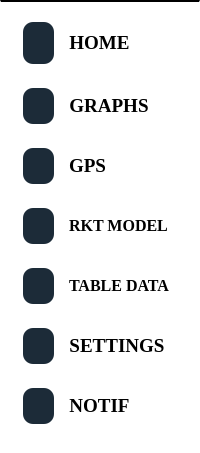
        <widget class="QFrame" name="side_panel_2">
         <property name="maximumSize">
          <size>
           <width>16777215</width>
           <height>16777215</height>
          </size>
         </property>
         <property name="styleSheet">
          <string notr="true">background: transparent;
border-top: 2px solid black;</string>
         </property>
         <property name="frameShape">
          <enum>QFrame::StyledPanel</enum>
         </property>
         <property name="frameShadow">
          <enum>QFrame::Raised</enum>
         </property>
         <layout class="QVBoxLayout" name="verticalLayout_6">
          <property name="leftMargin">
           <number>0</number>
          </property>
          <property name="rightMargin">
           <number>0</number>
          </property>
          <property name="bottomMargin">
           <number>19</number>
          </property>
          <item>
           <widget class="QFrame" name="home_button_frame">
            <property name="styleSheet">
             <string notr="true">QFrame {
    background-color: transparent;
    border: none;
}

QFrame:hover {
    background: white;
	border-top: 2px solid black;
    border-top-left-radius: 25px;
    border-bottom-left-radius: 25px;
    border-left: 2px solid black;
    border-bottom: 2px solid black;
}
</string>
            </property>
            <property name="frameShape">
             <enum>QFrame::StyledPanel</enum>
            </property>
            <property name="frameShadow">
             <enum>QFrame::Raised</enum>
            </property>
            <layout class="QHBoxLayout" name="horizontalLayout_5" stretch="0,1">
             <property name="spacing">
              <number>15</number>
             </property>
             <property name="leftMargin">
              <number>22</number>
             </property>
             <property name="topMargin">
              <number>9</number>
             </property>
             <property name="rightMargin">
              <number>0</number>
             </property>
             <property name="bottomMargin">
              <number>9</number>
             </property>
             <item alignment="Qt::AlignHCenter">
              <widget class="QLabel" name="home_icon">
               <property name="minimumSize">
                <size>
                 <width>31</width>
                 <height>36</height>
                </size>
               </property>
               <property name="styleSheet">
                <string notr="true">background:#1c2b38;
border: 0px solid;
border-radius:10px;
</string>
               </property>
               <property name="text">
                <string/>
               </property>
               <property name="pixmap">
                <pixmap>Image_resources/side_panel/Home.png</pixmap>
               </property>
               <property name="alignment">
                <set>Qt::AlignCenter</set>
               </property>
              </widget>
             </item>
             <item alignment="Qt::AlignLeft">
              <widget class="QPushButton" name="home_button">
               <property name="sizePolicy">
                <sizepolicy hsizetype="Minimum" vsizetype="Fixed">
                 <horstretch>0</horstretch>
                 <verstretch>0</verstretch>
                </sizepolicy>
               </property>
               <property name="minimumSize">
                <size>
                 <width>0</width>
                 <height>42</height>
                </size>
               </property>
               <property name="font">
                <font>
                 <family>Times New Roman</family>
                 <pointsize>14</pointsize>
                 <weight>75</weight>
                 <bold>true</bold>
                </font>
               </property>
               <property name="styleSheet">
                <string notr="true">background:transparent;
border: 0px solid;
</string>
               </property>
               <property name="text">
                <string>HOME</string>
               </property>
               <property name="default">
                <bool>false</bool>
               </property>
               <property name="flat">
                <bool>false</bool>
               </property>
              </widget>
             </item>
            </layout>
           </widget>
          </item>
          <item>
           <widget class="QFrame" name="GPS_button_frame">
            <property name="styleSheet">
             <string notr="true">QFrame {
    background-color: transparent;
    border: none;
}

QFrame:hover {
    background: white;
	border-top: 2px solid black;
    border-top-left-radius: 25px;
    border-bottom-left-radius: 25px;
    border-left: 2px solid black;
    border-bottom: 2px solid black;
}

QFrame:pressed {
    background: white;
    border-top-left-radius: 25px;
    border-bottom-left-radius: 25px;
    border-left: 2px solid black;
    border-bottom: 2px solid black;
}</string>
            </property>
            <property name="frameShape">
             <enum>QFrame::StyledPanel</enum>
            </property>
            <property name="frameShadow">
             <enum>QFrame::Raised</enum>
            </property>
            <layout class="QHBoxLayout" name="horizontalLayout_6" stretch="0,1">
             <property name="spacing">
              <number>15</number>
             </property>
             <property name="leftMargin">
              <number>22</number>
             </property>
             <property name="rightMargin">
              <number>0</number>
             </property>
             <item>
              <widget class="QLabel" name="graphs_icon_2">
               <property name="minimumSize">
                <size>
                 <width>31</width>
                 <height>36</height>
                </size>
               </property>
               <property name="styleSheet">
                <string notr="true">background:#1c2b38;
border: 0px solid;
border-radius:10px;
</string>
               </property>
               <property name="text">
                <string/>
               </property>
               <property name="pixmap">
                <pixmap>Image_resources/side_panel/Graph.png</pixmap>
               </property>
               <property name="alignment">
                <set>Qt::AlignCenter</set>
               </property>
              </widget>
             </item>
             <item alignment="Qt::AlignLeft">
              <widget class="QPushButton" name="GPS_button">
               <property name="font">
                <font>
                 <family>Times New Roman</family>
                 <pointsize>14</pointsize>
                 <weight>75</weight>
                 <bold>true</bold>
                </font>
               </property>
               <property name="styleSheet">
                <string notr="true">background: transparent;
border: 0px solid;</string>
               </property>
               <property name="text">
                <string>GRAPHS</string>
               </property>
              </widget>
             </item>
            </layout>
           </widget>
          </item>
          <item>
           <widget class="QFrame" name="graphs_button_frame">
            <property name="styleSheet">
             <string notr="true">QFrame {
    background-color: transparent;
    border: none;
}

QFrame:hover {
    background: white;
	border-top: 2px solid black;
    border-top-left-radius: 25px;
    border-bottom-left-radius: 25px;
    border-left: 2px solid black;
    border-bottom: 2px solid black;
}

QFrame:pressed {
    background: white;
    border-top-left-radius: 25px;
    border-bottom-left-radius: 25px;
    border-left: 2px solid black;
    border-bottom: 2px solid black;
}</string>
            </property>
            <property name="frameShape">
             <enum>QFrame::StyledPanel</enum>
            </property>
            <property name="frameShadow">
             <enum>QFrame::Raised</enum>
            </property>
            <layout class="QHBoxLayout" name="horizontalLayout_4" stretch="0,1">
             <property name="spacing">
              <number>15</number>
             </property>
             <property name="leftMargin">
              <number>22</number>
             </property>
             <property name="rightMargin">
              <number>0</number>
             </property>
             <item>
              <widget class="QLabel" name="gps_icon_2">
               <property name="minimumSize">
                <size>
                 <width>31</width>
                 <height>36</height>
                </size>
               </property>
               <property name="maximumSize">
                <size>
                 <width>16777215</width>
                 <height>16777215</height>
                </size>
               </property>
               <property name="styleSheet">
                <string notr="true">background:#1c2b38;
border: 0px solid;
border-radius:10px;
</string>
               </property>
               <property name="text">
                <string/>
               </property>
               <property name="pixmap">
                <pixmap>Image_resources/side_panel/Waypoint Map.png</pixmap>
               </property>
               <property name="alignment">
                <set>Qt::AlignCenter</set>
               </property>
              </widget>
             </item>
             <item alignment="Qt::AlignLeft">
              <widget class="QPushButton" name="graphs_button">
               <property name="font">
                <font>
                 <family>Times New Roman</family>
                 <pointsize>14</pointsize>
                 <weight>75</weight>
                 <bold>true</bold>
                </font>
               </property>
               <property name="styleSheet">
                <string notr="true">background: transparent;
border: 0px solid;</string>
               </property>
               <property name="text">
                <string>GPS</string>
               </property>
              </widget>
             </item>
            </layout>
           </widget>
          </item>
          <item>
           <widget class="QFrame" name="RKTmodel_button_frame">
            <property name="styleSheet">
             <string notr="true">QFrame {
    background-color: transparent;
    border: none;
}

QFrame:hover {
    background: white;
	border-top: 2px solid black;
    border-top-left-radius: 25px;
    border-bottom-left-radius: 25px;
    border-left: 2px solid black;
    border-bottom: 2px solid black;
}

QFrame:pressed {
    background: white;
    border-top-left-radius: 25px;
    border-bottom-left-radius: 25px;
    border-left: 2px solid black;
    border-bottom: 2px solid black;
}</string>
            </property>
            <property name="frameShape">
             <enum>QFrame::StyledPanel</enum>
            </property>
            <property name="frameShadow">
             <enum>QFrame::Raised</enum>
            </property>
            <layout class="QHBoxLayout" name="horizontalLayout_7" stretch="0,1">
             <property name="spacing">
              <number>15</number>
             </property>
             <property name="leftMargin">
              <number>22</number>
             </property>
             <property name="rightMargin">
              <number>6</number>
             </property>
             <item>
              <widget class="QLabel" name="rkt_model_icon">
               <property name="minimumSize">
                <size>
                 <width>31</width>
                 <height>36</height>
                </size>
               </property>
               <property name="styleSheet">
                <string notr="true">background:#1c2b38;
border: 0px solid;
border-radius:10px;
</string>
               </property>
               <property name="text">
                <string/>
               </property>
               <property name="pixmap">
                <pixmap>Image_resources/side_panel/Vector.png</pixmap>
               </property>
               <property name="alignment">
                <set>Qt::AlignCenter</set>
               </property>
              </widget>
             </item>
             <item alignment="Qt::AlignLeft">
              <widget class="QPushButton" name="rkt_model_button">
               <property name="font">
                <font>
                 <family>Times New Roman</family>
                 <pointsize>12</pointsize>
                 <weight>75</weight>
                 <bold>true</bold>
                </font>
               </property>
               <property name="styleSheet">
                <string notr="true">background: transparent;
border: 0px solid;
</string>
               </property>
               <property name="text">
                <string>RKT MODEL</string>
               </property>
              </widget>
             </item>
            </layout>
           </widget>
          </item>
          <item>
           <widget class="QFrame" name="tabledata_button_frame">
            <property name="styleSheet">
             <string notr="true">QFrame {
    background-color: transparent;
    border: none;
}

QFrame:hover {
    background: white;
	border-top: 2px solid black;
    border-top-left-radius: 25px;
    border-bottom-left-radius: 25px;
    border-left: 2px solid black;
    border-bottom: 2px solid black;
}

QFrame:pressed {
    background: white;
    border-top-left-radius: 25px;
    border-bottom-left-radius: 25px;
    border-left: 2px solid black;
    border-bottom: 2px solid black;
}</string>
            </property>
            <property name="frameShape">
             <enum>QFrame::StyledPanel</enum>
            </property>
            <property name="frameShadow">
             <enum>QFrame::Raised</enum>
            </property>
            <layout class="QHBoxLayout" name="horizontalLayout_8" stretch="0,1">
             <property name="spacing">
              <number>15</number>
             </property>
             <property name="leftMargin">
              <number>22</number>
             </property>
             <property name="rightMargin">
              <number>9</number>
             </property>
             <item>
              <widget class="QLabel" name="tabledata_icon">
               <property name="minimumSize">
                <size>
                 <width>31</width>
                 <height>36</height>
                </size>
               </property>
               <property name="styleSheet">
                <string notr="true">background:#1c2b38;
border: 0px solid;
border-radius:10px;
</string>
               </property>
               <property name="text">
                <string/>
               </property>
               <property name="pixmap">
                <pixmap>Image_resources/side_panel/Icon.png</pixmap>
               </property>
               <property name="alignment">
                <set>Qt::AlignCenter</set>
               </property>
              </widget>
             </item>
             <item alignment="Qt::AlignLeft">
              <widget class="QPushButton" name="tabledata_button">
               <property name="minimumSize">
                <size>
                 <width>0</width>
                 <height>0</height>
                </size>
               </property>
               <property name="font">
                <font>
                 <family>Times New Roman</family>
                 <pointsize>12</pointsize>
                 <weight>75</weight>
                 <bold>true</bold>
                </font>
               </property>
               <property name="styleSheet">
                <string notr="true">background: transparent;
border: 0px solid;</string>
               </property>
               <property name="text">
                <string>TABLE DATA</string>
               </property>
              </widget>
             </item>
            </layout>
           </widget>
          </item>
          <item>
           <widget class="QFrame" name="settings_button_frame">
            <property name="styleSheet">
             <string notr="true">QFrame {
    background-color: transparent;
    border: none;
}

QFrame:hover {
    background: white;
	border-top: 2px solid black;
    border-top-left-radius: 25px;
    border-bottom-left-radius: 25px;
    border-left: 2px solid black;
    border-bottom: 2px solid black;
}

QFrame:pressed {
    background: white;
    border-top-left-radius: 25px;
    border-bottom-left-radius: 25px;
    border-left: 2px solid black;
    border-bottom: 2px solid black;
}</string>
            </property>
            <property name="frameShape">
             <enum>QFrame::StyledPanel</enum>
            </property>
            <property name="frameShadow">
             <enum>QFrame::Raised</enum>
            </property>
            <layout class="QHBoxLayout" name="horizontalLayout_9" stretch="0,1">
             <property name="spacing">
              <number>15</number>
             </property>
             <property name="leftMargin">
              <number>22</number>
             </property>
             <item>
              <widget class="QLabel" name="settings_icon">
               <property name="minimumSize">
                <size>
                 <width>31</width>
                 <height>36</height>
                </size>
               </property>
               <property name="styleSheet">
                <string notr="true">background:#1c2b38;
border: 0px solid;
border-radius:10px;
</string>
               </property>
               <property name="text">
                <string/>
               </property>
               <property name="pixmap">
                <pixmap>Image_resources/side_panel/settings.png</pixmap>
               </property>
               <property name="alignment">
                <set>Qt::AlignCenter</set>
               </property>
              </widget>
             </item>
             <item alignment="Qt::AlignLeft">
              <widget class="QPushButton" name="settings_button">
               <property name="font">
                <font>
                 <family>Times New Roman</family>
                 <pointsize>14</pointsize>
                 <weight>75</weight>
                 <bold>true</bold>
                </font>
               </property>
               <property name="styleSheet">
                <string notr="true">background: transparent;
border: 0px solid;</string>
               </property>
               <property name="text">
                <string>SETTINGS</string>
               </property>
              </widget>
             </item>
            </layout>
           </widget>
          </item>
          <item>
           <widget class="QFrame" name="notif_button_frame">
            <property name="styleSheet">
             <string notr="true">QFrame {
    background-color: transparent;
    border: none;
}

QFrame:hover {
    background: white;
	border-top: 2px solid black;
    border-top-left-radius: 25px;
    border-bottom-left-radius: 25px;
    border-left: 2px solid black;
    border-bottom: 2px solid black;
}

QFrame:pressed {
    background: white;
    border-top-left-radius: 25px;
    border-bottom-left-radius: 25px;
    border-left: 2px solid black;
    border-bottom: 2px solid black;
}</string>
            </property>
            <property name="frameShape">
             <enum>QFrame::StyledPanel</enum>
            </property>
            <property name="frameShadow">
             <enum>QFrame::Raised</enum>
            </property>
            <layout class="QHBoxLayout" name="horizontalLayout_10" stretch="0,1">
             <property name="spacing">
              <number>15</number>
             </property>
             <property name="leftMargin">
              <number>22</number>
             </property>
             <property name="rightMargin">
              <number>0</number>
             </property>
             <item>
              <widget class="QLabel" name="notif_icon">
               <property name="minimumSize">
                <size>
                 <width>31</width>
                 <height>36</height>
                </size>
               </property>
               <property name="styleSheet">
                <string notr="true">background:#1c2b38;
border: 0px solid;
border-radius:10px;
</string>
               </property>
               <property name="text">
                <string/>
               </property>
               <property name="pixmap">
                <pixmap>Image_resources/side_panel/notification.png</pixmap>
               </property>
               <property name="alignment">
                <set>Qt::AlignCenter</set>
               </property>
              </widget>
             </item>
             <item alignment="Qt::AlignLeft">
              <widget class="QPushButton" name="notif_button">
               <property name="font">
                <font>
                 <family>Times New Roman</family>
                 <pointsize>14</pointsize>
                 <weight>75</weight>
                 <bold>true</bold>
                </font>
               </property>
               <property name="styleSheet">
                <string notr="true">background: transparent;
border: 0px solid;</string>
               </property>
               <property name="text">
                <string>NOTIF</string>
               </property>
              </widget>
             </item>
            </layout>
           </widget>
          </item>
         </layout>
        </widget>
